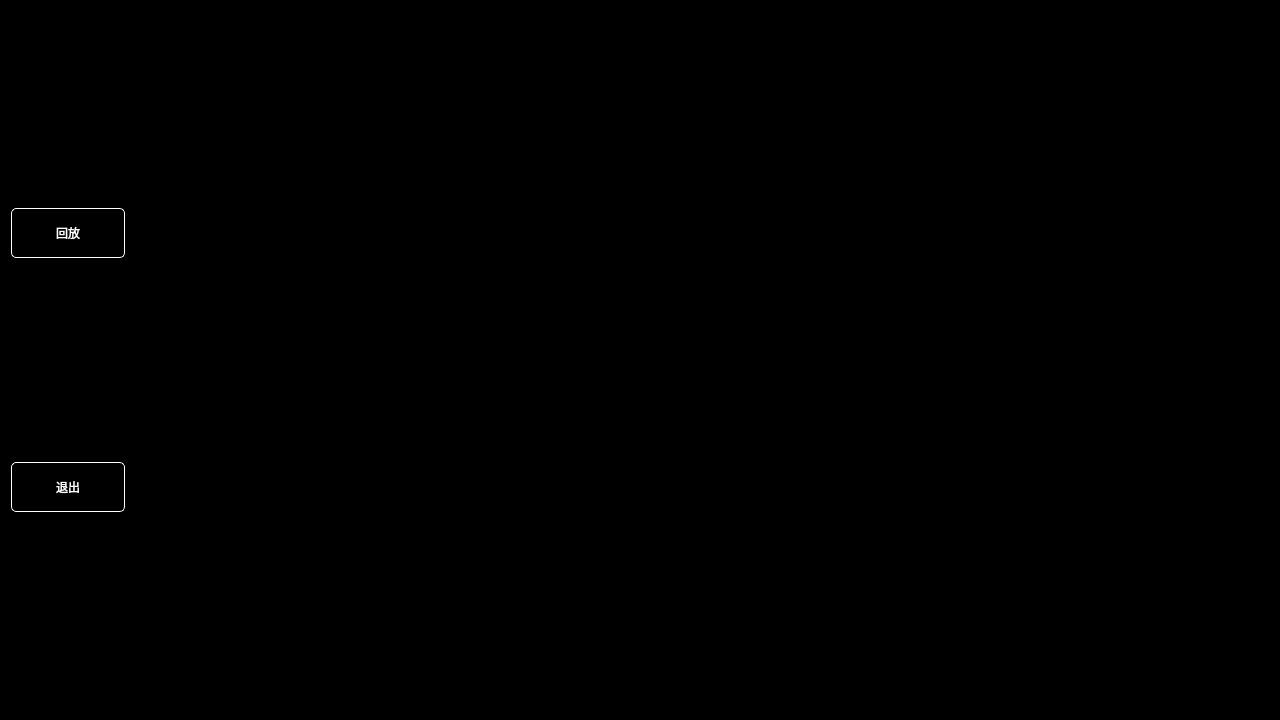
<?xml version="1.0" encoding="UTF-8"?>
<ui version="4.0">
 <class>Form</class>
 <widget class="QWidget" name="Form">
  <property name="geometry">
   <rect>
    <x>0</x>
    <y>0</y>
    <width>1280</width>
    <height>720</height>
   </rect>
  </property>
  <property name="windowTitle">
   <string>Form</string>
  </property>
  <property name="styleSheet">
   <string notr="true">QWidget{
	background:rgb(250,259,240);
}
QTextEdit{
	color:rgb(255,255,255);
	font: 12pt &quot;幼圆&quot;;

}
QPushButton{
    color:white;
	font: 15pt &quot;幼圆&quot;;
	border-color:(255,255,255);
	border-width:1px;
	border-style:outset;
	border-radius:5px;
}
QPushButton:disabled {
	color:red;
	font: 15pt &quot;幼圆&quot;;
	border-color:(255,255,255);
	border-width:1px;
	border-style:outset;
	border-radius:5px;
}
QPushButton:pressed{
    color:white;
	font: 17pt &quot;幼圆&quot;;	
	border-style:inset;
	border-width:2px;
	border-radius:5px;
}
QLabel {
	color:rgb(255,255,255);
	font: 22pt &quot;幼圆&quot;;
}
</string>
  </property>
  <layout class="QHBoxLayout" name="horizontalLayout" stretch="10,100">
   <item>
    <layout class="QVBoxLayout" name="verticalLayout_2">
     <item>
      <spacer name="verticalSpacer_2">
       <property name="orientation">
        <enum>Qt::Vertical</enum>
       </property>
       <property name="sizeHint" stdset="0">
        <size>
         <width>20</width>
         <height>40</height>
        </size>
       </property>
      </spacer>
     </item>
     <item>
      <widget class="QPushButton" name="pushButton_vedio_report">
       <property name="minimumSize">
        <size>
         <width>100</width>
         <height>50</height>
        </size>
       </property>
       <property name="text">
        <string>回放</string>
       </property>
      </widget>
     </item>
     <item>
      <spacer name="verticalSpacer_3">
       <property name="orientation">
        <enum>Qt::Vertical</enum>
       </property>
       <property name="sizeHint" stdset="0">
        <size>
         <width>20</width>
         <height>40</height>
        </size>
       </property>
      </spacer>
     </item>
     <item>
      <widget class="QPushButton" name="pushButton_vedio_quit">
       <property name="minimumSize">
        <size>
         <width>100</width>
         <height>50</height>
        </size>
       </property>
       <property name="text">
        <string>退出</string>
       </property>
      </widget>
     </item>
     <item>
      <spacer name="verticalSpacer">
       <property name="orientation">
        <enum>Qt::Vertical</enum>
       </property>
       <property name="sizeHint" stdset="0">
        <size>
         <width>20</width>
         <height>40</height>
        </size>
       </property>
      </spacer>
     </item>
    </layout>
   </item>
   <item>
    <layout class="QVBoxLayout" name="verticalLayout"/>
   </item>
  </layout>
 </widget>
 <resources/>
 <connections/>
</ui>
